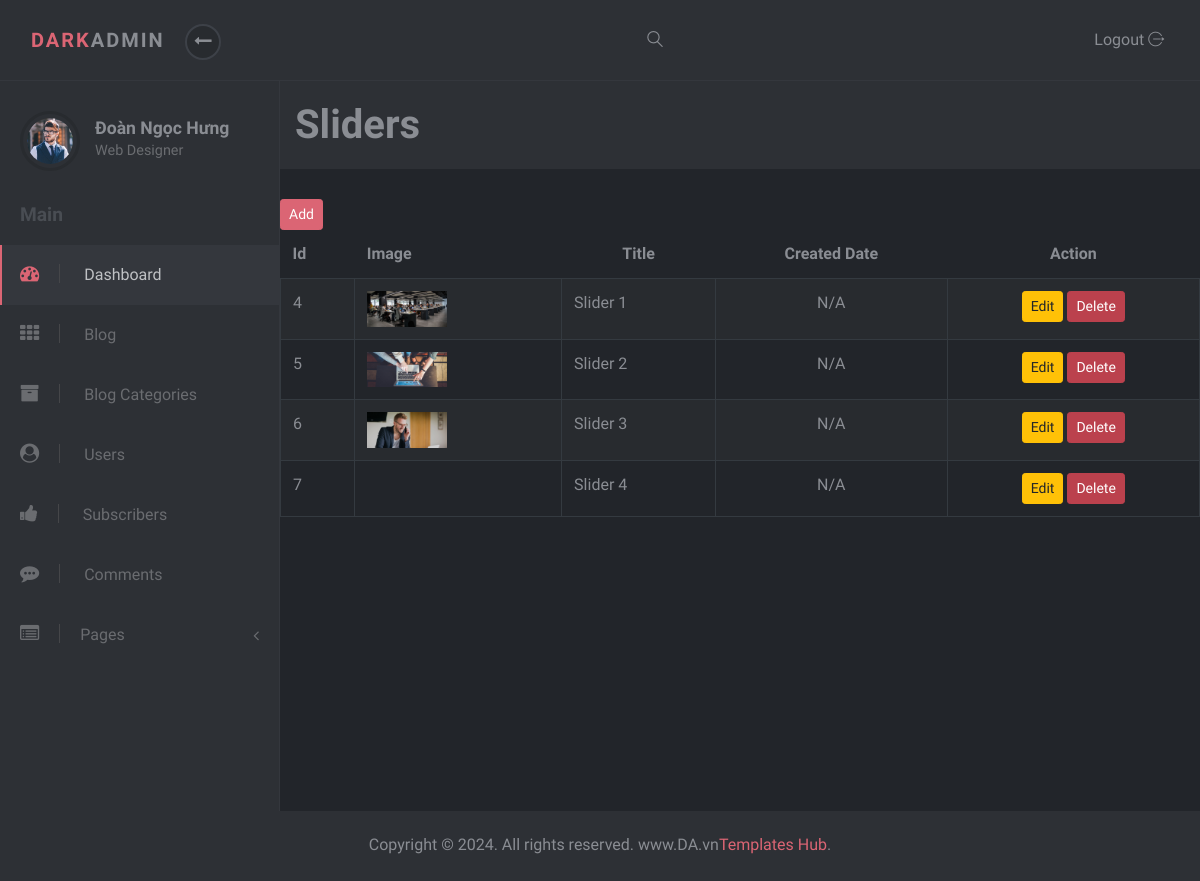
The app's page /Admin/index.php?page=sliders (signed in) with its own data.
### tables this page shows
CREATE TABLE `users` (
  `id` int(11) NOT NULL,
  `name` varchar(100) NOT NULL,
  `username` varchar(100) NOT NULL,
  `password` varchar(100) NOT NULL,
  `email` varchar(100) NOT NULL,
  `image` varchar(100) NOT NULL,
  `phone` varchar(100) NOT NULL,
  `role` int(1) NOT NULL,
  `status` int(1) NOT NULL,
  `email_verified` varchar(100) NOT NULL,
  `created_at` datetime NOT NULL DEFAULT current_timestamp(),
  `updated_at` datetime NOT NULL DEFAULT current_timestamp()
);

CREATE TABLE `sliders` (
  `id` int(11) NOT NULL,
  `title` varchar(100) NOT NULL,
  `image` varchar(100) NOT NULL,
  `created_at` datetime NOT NULL DEFAULT current_timestamp(),
  `updated_at` datetime NOT NULL DEFAULT current_timestamp()
);

CREATE TABLE `settings` (
  `id` int(11) NOT NULL,
  `site_name` varchar(100) NOT NULL,
  `site_logo` varchar(100) NOT NULL,
  `site_favicon` varchar(100) NOT NULL,
  `site_map` text NOT NULL,
  `site_timezone` varchar(100) NOT NULL,
  `site_footer` varchar(100) NOT NULL,
  `contact_phone` varchar(100) NOT NULL,
  `contact_address` varchar(100) NOT NULL,
  `contact_email` varchar(100) NOT NULL,
  `created_at` datetime NOT NULL DEFAULT current_timestamp(),
  `updated_at` datetime NOT NULL DEFAULT current_timestamp()
);

### Admin/database/users.php (called while the page is built, shortened)
<?php
class users{
	private $table = "users";
	private $conn;
	public $id;
	public function __construct($db){
		$this->conn = $db;
	}
	public function read(){
		$sql = "SELECT * FROM $this->table
				WHERE id = :get_id";
		$stmt = $this->conn->prepare($sql);
		$stmt->bindParam(":get_id",$this->id);
		$stmt->execute();
		if($stmt->rowCount()>0){
			$row = $stmt->fetch();
			$this->name = $row['name'];
			$this->image = $row['image'];
		}
	}
}
?>

### Admin/database/sliders.php (called while the page is built, shortened)
<?php
class sliders{
	private $table = "sliders";
	private $conn;
	public function __construct($db){
		$this->conn = $db;
	}
	public function readAll(){
	    $sql = "SELECT id, title, image FROM $this->table";
	    $stmt = $this->conn->prepare($sql);
	    $stmt->execute();
	    return $stmt;
	}
}
?>

### Admin/database/settings.php (called while the page is built, shortened)
<?php
class settings{
	private $table = "settings";
	private $conn;
	public $id;
	public function __construct($db){
		$this->conn = $db;
	}
	public function read(){
		$sql = "SELECT * FROM $this->table
				WHERE id = :get_id";
		$stmt = $this->conn->prepare($sql);
		$stmt->bindParam(":get_id",$this->id);
		$stmt->execute();
		if($stmt->rowCount()>0){
			$row = $stmt->fetch();
			$this->site_footer = $row['site_footer'];
		}
	}
}
?>

### Admin/includes/sliders.php (the view, shortened to what this page needs)
<?php
$sliders = new sliders($db);
$stmt_sliders = $sliders->readAll();
?>
<div class="row">
    <div class="col-md-12">
        <h1 class="page-header">
            Sliders
        </h1>
    </div>
</div>
<div class="row">
    <div class="col-md-12">
        <div class="panel panel-default">
            <div class="panel-heading">
                 <a class="btn btn-primary btn-sm" href="index.php?page=sliders_add">Add</a>
            </div>
            <div class="panel-body">
                <div class="table-responsive">
                    <table class="table table-striped table-bordered table-hover" id="dataTables-example">
                        <thead>
                            <tr>
                                <th>Id</th>
                                <th>Image</th>
                                <th style="text-align: center;">Title</th>
                                <th style="text-align: center;">Created Date</th>
                                <th style="text-align: center;">Action</th>
                            </tr>
                        </thead>
                        <tbody>
                            <?php
                            while($rows = $stmt_sliders->fetch()){
                            ?>
                            <tr class="odd gradeX">
                                <td><?php echo htmlspecialchars($rows['id']) ?></td>
                                <td>
                                    <img src="<?php echo "img/sliders/".$rows['image'] ?>" width="80px" alt="">
                                </td>
                                <td><?php echo htmlspecialchars($rows['title']) ?></td>
                                <td class="center" style="text-align: center;">
                                    <?php echo isset($rows['created_at']) ? htmlspecialchars($rows['created_at']) : 'N/A'; ?>
                                </td>
                                <td class="center" style="text-align: center;">
                                    <a href="index.php?page=sliders_edit&id=<?php echo $rows['id'] ?>" class="btn btn-warning btn-sm">Edit</a>
                                    <a href="index.php?page=sliders&id=<?php echo $rows['id'] ?>" class="btn btn-danger btn-sm">Delete</a>
                                </td>
                            </tr>
                            <?php
                            }
                            ?>
                        </tbody>
                    </table>
                </div>
            </div>
        </div>
    </div>
</div>

### Admin/index.php (shortened to what this page needs)
<?php
include "database/sliders.php";
include "database/contact.php";
include "database/settings.php";
include "database/users.php";
include "helper/help_function.php";
$database = new database();
$db = $database->connect();
$settings = new settings($db);
$settings->id = 1;
$settings->read();
$page = isset($_GET['page'])?$_GET['page']:'dashboard';
?>
<!DOCTYPE html>
<html>
  <head>
    <link rel="stylesheet" href="vendor/bootstrap/css/bootstrap.min.css">
    <link rel="stylesheet" href="vendor/font-awesome/css/font-awesome.min.css">
    <link rel="stylesheet" href="css/font.css">
    <link rel="stylesheet" href="css/style.default.css" id="theme-stylesheet">
    <link rel="stylesheet" href="css/custom.css">
    <link href="https://cdn.jsdelivr.net/npm/summernote@0.8.18/dist/summernote-bs4.min.css" rel="stylesheet">
  </head>
  <body>
    <header class="header">
      <?php
            include "includes/header.php";
        ?>
    </header>
    <div class="d-flex align-items-stretch">
      <?php include "includes/sidebar.php" ?>
      <div class="page-content">
        <?php
          if($page == 'dashboard'){
              include "includes/dashboard.php";
          }else if($page == 'blogcategories'){
              include "includes/blogcategories.php";
          }else if($page == 'blogcategories_add'){
              include "includes/blogcategories_add.php";
          }else if($page == 'blogcategories_edit'){
              include "includes/blogcategories_edit.php";
          }
          else if($page == 'blogs'){
              include "includes/blogs.php";
          }else if($page == 'blogs_add'){
              include "includes/blogs_add.php";
          }else if($page == 'blogs_edit'){
              include "includes/blogs_edit.php";
          }
          else if($page == 'sliders'){
              include "includes/sliders.php";
          }else if($page == 'sliders_add'){
              include "includes/sliders_add.php";
          }else if($page == 'sliders_edit'){
              include "includes/sliders_edit.php";
          }
    ?>
      </div>
       <footer class="footer">
          <div class="footer__block block no-margin-bottom">
            <div class="container-fluid text-center">
               <p class="no-margin-bottom"><?php echo $settings->site_footer ?><a target="_blank" href="https://templateshub.net">Templates Hub</a>.</p>
            </div>
          </div>
        </footer>
    </div>
  </body>
</html>

### Admin/includes/header.php (shortened to what this page needs)
<nav class="navbar navbar-expand-lg">
  <div class="container-fluid d-flex align-items-center justify-content-between">
    <div class="navbar-header">
      <a href="index.html" class="navbar-brand">
        <div class="brand-text brand-big visible text-uppercase"><strong class="text-primary">Dark</strong><strong>Admin</strong></div>
        <div class="brand-text brand-sm"><strong class="text-primary">D</strong><strong>A</strong></div></a>
      <button class="sidebar-toggle"><i class="fa fa-long-arrow-left"></i></button>
    </div>
    <div class="right-menu list-inline no-margin-bottom">
      <div class="list-inline-item"><a href="#" class="search-open nav-link"><i class="icon-magnifying-glass-browser"></i></a></div>
      </div>
      <div class="list-inline-item logout"><a id="logout" href="login.php" class="nav-link">Logout <i class="icon-logout"></i></a></div>
    </div>
</nav>

### Admin/includes/sidebar.php (shortened to what this page needs)
<?php
$database = new database();
$db = $database->connect();
$users = new users($db);
?>
<nav id="sidebar">
  <?php if(isset($_SESSION['user_id'])): ?>
    <?php
    $users->id = $_SESSION['user_id'];
    $users->read();
    ?>
    <div class="sidebar-header d-flex align-items-center">
      <div class="avatar"><img src="<?php echo "img/users/".$users->image ?>" alt="..." class="img-fluid rounded-circle"></div>
      <div class="title">
        <h1 class="h5"><?php echo $users->name; ?></h1>
        <p>Web Designer</p>
      </div>
    </div>
    <span class="heading">Main</span>
  <?php else: ?>
    <a href="#" class="dropdown-toggle">Guest</a>
  <?php endif; ?>
  <ul class="list-unstyled">
    <li class="active">
      <a class="<?php echo setActive('dashboard') ?>" href="index.php"><i class="fa fa-dashboard"></i> Dashboard</a>
    </li>
    <li>
      <a class="<?php echo setActive('blogs') ?>" href="index.php?page=blogs"><i class="fa fa-th"></i> Blog</a>
    </li>
    <?php
      if(isset($_SESSION['user_role']) && $_SESSION['user_role'] >= 1){
    ?>
    <li>
       <a class="<?php echo setActive('blogcategories') ?>" href="index.php?page=blogcategories"><i class="fa fa-archive"></i> Blog Categories</a>
    </li>
     <li>
      <a class="<?php echo setActive('users') ?>" href="index.php?page=users"><i class="fa fa-user-circle"></i> Users</a>
    </li>
    <li>
      <a class="<?php echo setActive('subscribers') ?>" href="index.php?page=subscribers"><i class="fa fa-thumbs-up"></i> Subscribers</a>
    </li>
    <li>
      <a class="<?php echo setActive('comments') ?>" href="index.php?page=comments"><i class="fa fa-commenting"></i> Comments</a>
    </li>
    <?php
      }
      if(isset($_SESSION['user_role']) && $_SESSION['user_role'] == 2){
    ?>
    <li><a href="#exampledropdownDropdown" aria-expanded="false" data-toggle="collapse"> <i class="fa fa-list-alt"></i>Pages </a>
    </li>
    <?php
      }
      ?>
  </ul>
</nav>

### Admin/helper/help_function.php (shortened to what this page needs)
<?php
function setActive($str){
	$page = explode("_",isset($_GET['page'])?$_GET['page']:'dashboard');
	if($page[0]==$str){
		echo "active-menu";
	}else{
		echo "";
	}
}
?>

### records on screen
users: image (picture), name "Đoàn Ngọc Hưng"
sliders: id "4", image (picture), title "Slider 1"
sliders: id "5", image (picture), title "Slider 2"
sliders: id "6", image (picture), title "Slider 3"
sliders: id "7", title "Slider 4"
settings: site_footer "Copyright © 2024. All rights reserved. www.DA.vn"
